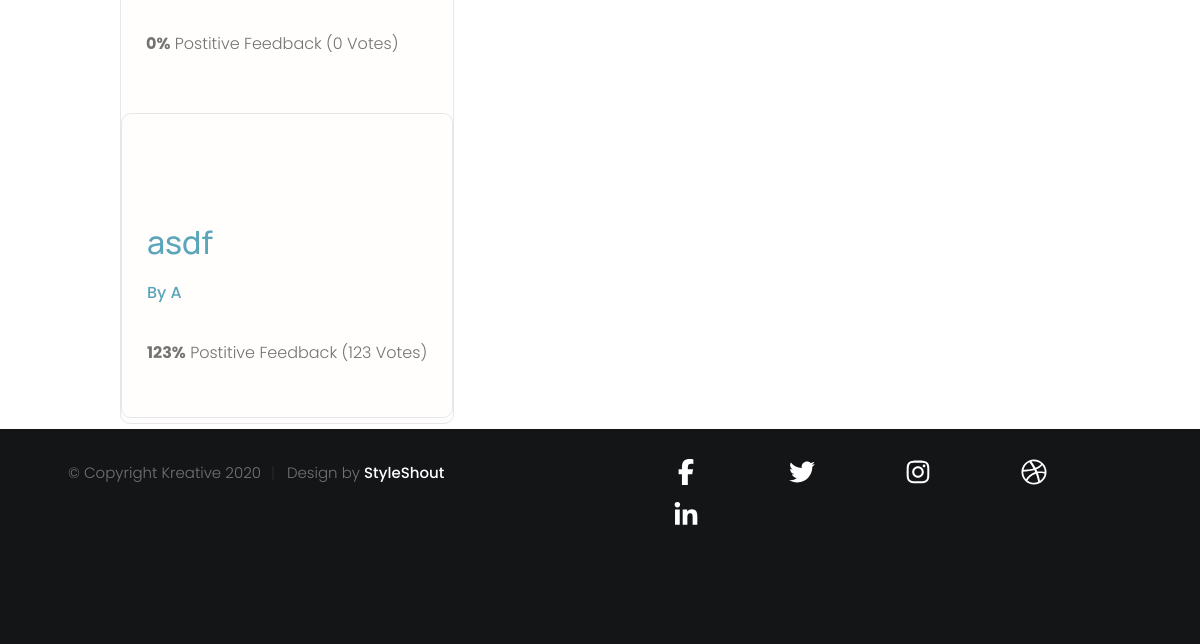
Before: / (lower part) with the older database file.
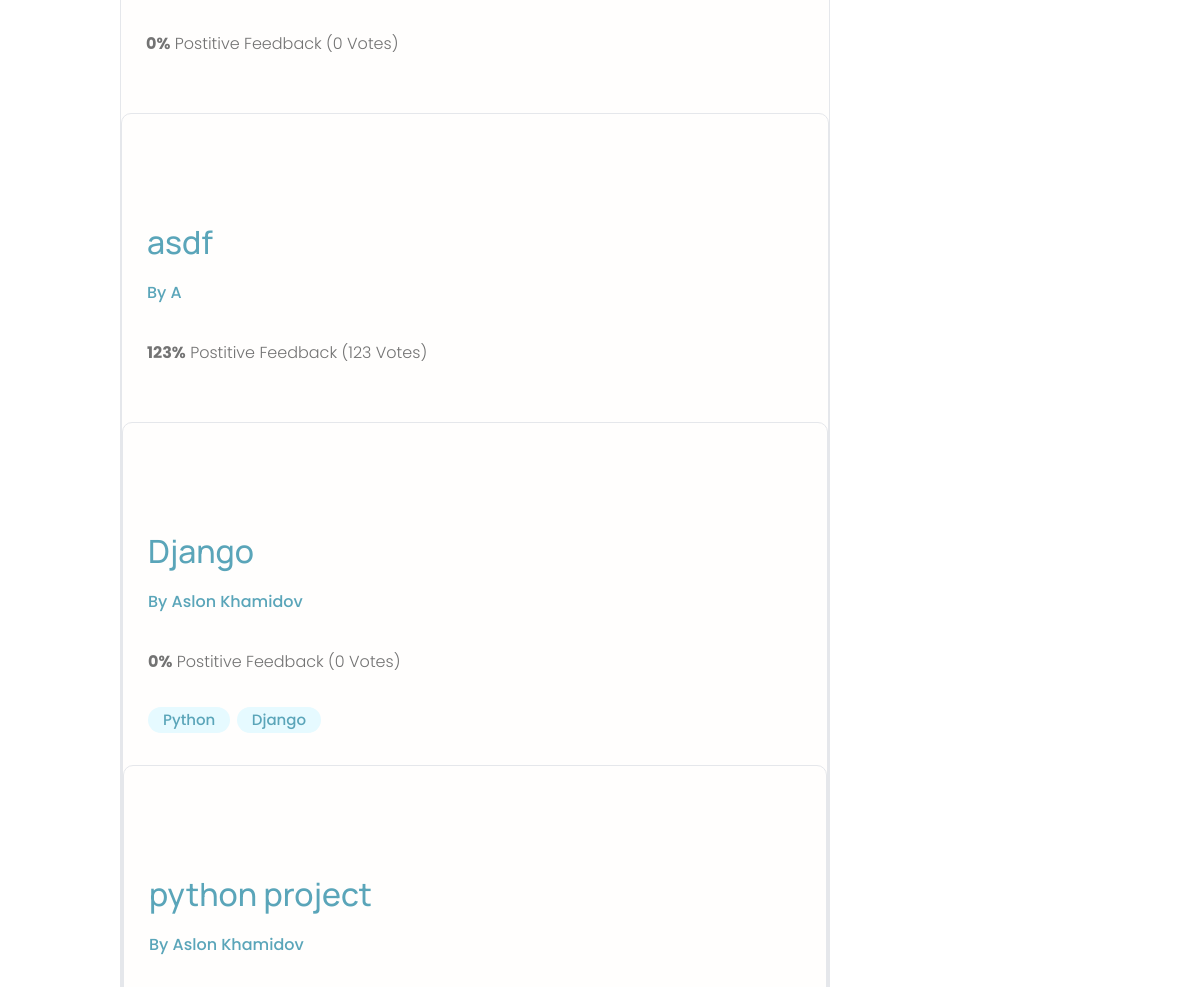
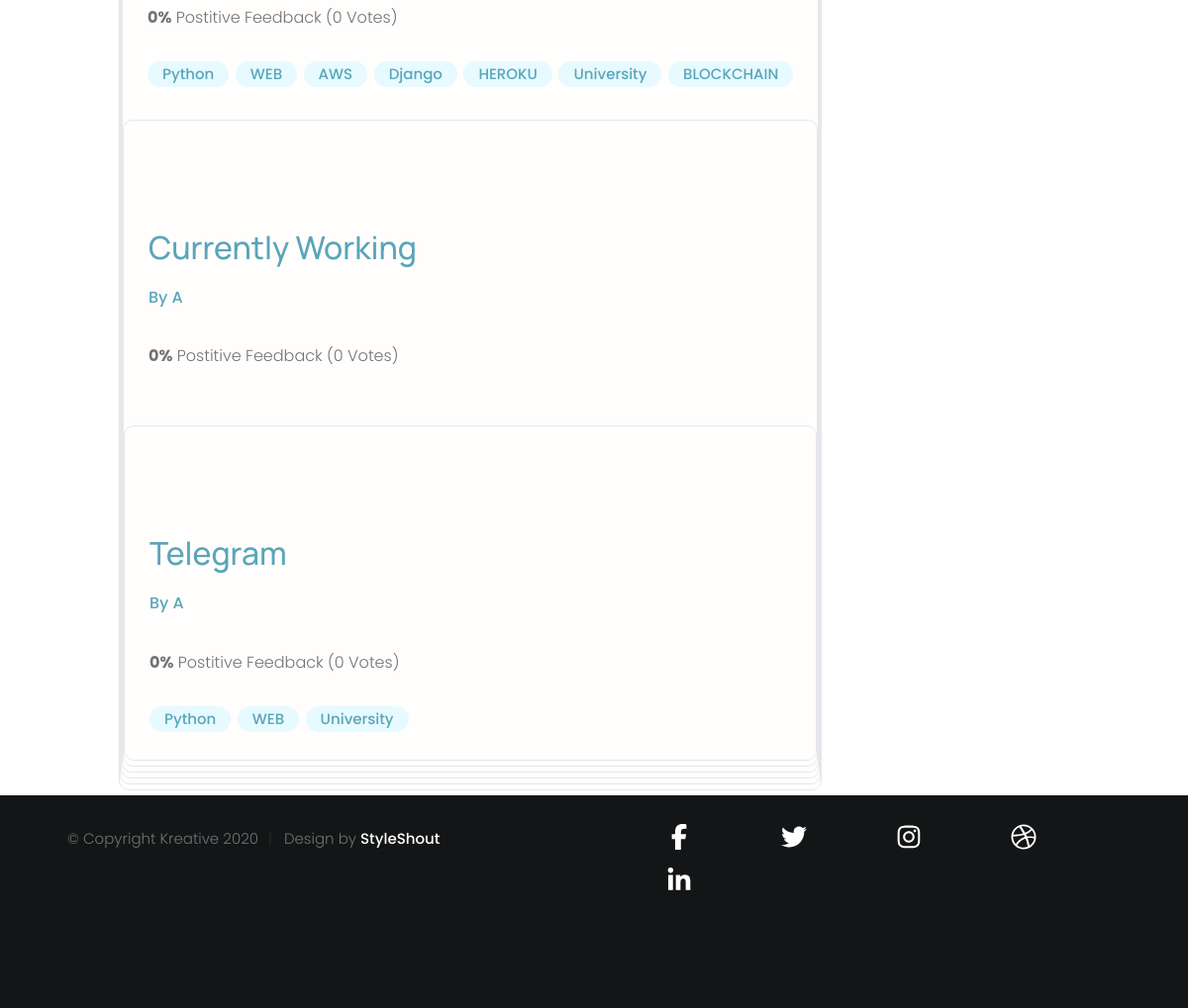
After: the same page with the newer database file (2 pictures, top to bottom).
### projects/models.py (models this page shows, shortened)
class Project(models.Model):
    owner = models.ForeignKey(
        Profile, null=True, blank=True, on_delete=models.CASCADE)
    title = models.CharField(max_length=200)
    models.CharField(max_length=150, blank=True, null=True)
    description = models.TextField(null=True, blank = True)
    featured_image = models.ImageField(null=True, blank = True, default='morde.png')
    tags = models.ManyToManyField('Tag', blank=True)
    vote_total = models.IntegerField(default=0, blank=True, null=True)
    vote_ratio = models.IntegerField(default=0, blank=True, null=True)
    demo_link = models.CharField(max_length=2000,null=True, blank = True)
    source_link = models.CharField(max_length=2000,null=True, blank = True)
    created = models.DateTimeField(auto_now_add=True)
    id = models.UUIDField(default=uuid.uuid4, unique=True, primary_key=True, editable=False)

class Tag(models.Model):
    name = models.CharField(max_length=200, )
    created = models.DateTimeField(auto_now_add=True)
    id = models.UUIDField(default=uuid.uuid4, unique=True, primary_key=True, editable=False)
    def __str__(self):
        return self.name

### users/models.py (models this page shows, shortened)
class Profile(models.Model):
    user = models.OneToOneField(
        User, on_delete=models.CASCADE, null=True, blank=True)
    name = models.CharField(max_length=200, blank=True, null=True)
    email = models.EmailField(max_length=500, blank=True, null=True)
    username = models.CharField(max_length=200, blank=True, null=True)
    location = models.CharField(max_length=200, blank=True, null=True)
    short_intro = models.CharField(max_length=200, blank=True, null=True)
    shortage_info = models.CharField(max_length=200, blank=True, null=True)
    bio = models.TextField(blank=True, null=True)
    profile_image = models.ImageField(
        null=True, blank=True, upload_to='profiles/', default="profiles/user_default.png")
    social_github = models.CharField(max_length=200, blank=True, null=True)
    social_twitter = models.CharField(max_length=200, blank=True, null=True)
    social_linkedin = models.CharField(max_length=200, blank=True, null=True)
    social_youtube = models.CharField(max_length=200, blank=True, null=True)
    social_website = models.CharField(max_length=200, blank=True, null=True)
    created = models.DateTimeField(auto_now_add=True)
    id = models.UUIDField(default=uuid.uuid4, unique=True,
                          primary_key=True, editable=False)
    class Meta:
        ordering = ['created']

### projects/views.py (the view)
# urls.py: path('',include('projects.urls')),
def projects(request):
    projects, search_value = search_in_projects(request)
    context = {"projects":projects, 'search_value': search_value}
    return render(request, 'projects/projects.html',context)

### projects/utils.py (called while the page is built)
def search_in_projects(request):
    search_value = ''
    if request.GET.get('search_value'):
        search_value = request.GET.get('search_value')
    tags = Tag.objects.filter(name__icontains = search_value)
    projects = Project.objects.distinct().filter(
        Q(title__icontains = search_value) |
        Q(description__icontains = search_value) |
        Q(tags__in = tags) |
        Q(owner__name__icontains = search_value)
    )
    return projects, search_value

### projects/templates/projects/projects.html (shortened to what this page needs)
{%extends 'main.html'%}
{%block content%}
<main class="home">
    <section class="devlist">
        <div class="container">
            <div class="grid grid--three">
                {% for project in projects %}
                    <div class="dev">
                        <div class="card project">
                            <a href="{% url 'project' project.id %}" class="project">
                                <div class="card__body">
                                    <h3 class="project__title">{{project.title}}</h3>
                                    <p><a class="project__author"
                                            href="{% url 'single_profile' project.owner.id %}">By
                                            {{project.owner.name}}</a>
                                    </p>
                                    <p class="project--rating">
                                        <span style="font-weight: bold;">{{project.vote_ratio}}%</span> Postitive
                                        Feedback ({{project.vote_total}} Vote{{project.vote_total|pluralize:"s"}})
                                    </p>
                                    <div class="project__tags">
                                        {% for tag in project.tags.all %}
                                        <span class="tag tag--pill tag--main">
                                            <small>{{tag}}</small>
                                        </span>
                                        {% endfor %}
                            </div>
                        </a>
                    </div>
                {% endfor %}
                </div>
            </div>
        </div>
    </section>
</main>
{%endblock%}

Changed rows visible on the page:
added Project: title "Django", owner.name "Aslon Khamidov", vote_ratio "0", vote_total "0"
added Tag: name "Python"
added Tag: name "Django"
added Project: title "python project", owner.name "Aslon Khamidov", vote_ratio "0", vote_total "0"
added Tag: name "WEB"
added Tag: name "AWS", shown under "python project"
added Tag: name "HEROKU", shown under "python project"
added Tag: name "University"
added Tag: name "BLOCKCHAIN", shown under "python project"
added Project: title "Currently Working", owner.name "A", vote_ratio "0", vote_total "0"
added Project: title "Telegram", owner.name "A", vote_ratio "0", vote_total "0"
